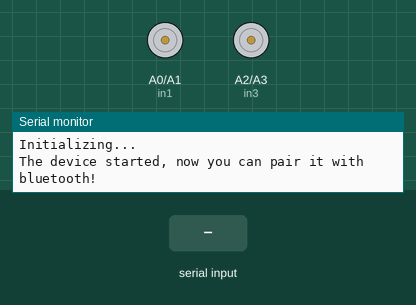
This sketch was run on a simulated Arduino Uno, built with avr-gcc and run on an emulated ATmega328P. Parts: motor-driver pin pairs drawn as motors (green arrow = first pin HIGH = forward, orange = second pin HIGH = backward, longer = more drive, scaled by the enable pin), the last lines printed to the serial monitor. The inputs (shaded band) are chosen by the test bench.

Above: at 1.2 s.
1.3 s: "F" received over the second serial link
At 2.5 s:
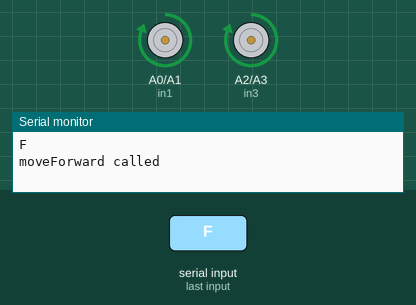
2.8 s: "B" received over the second serial link
At 3.6 s:
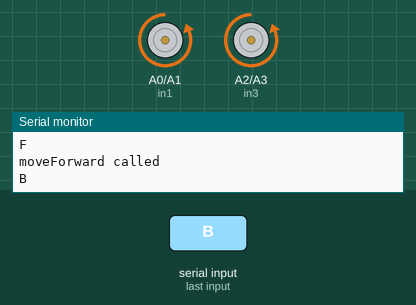
4.3 s: "L" received over the second serial link
At 4.8 s:
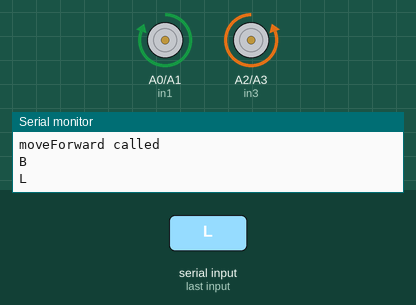
5.8 s: "R" received over the second serial link
At 7.1 s:
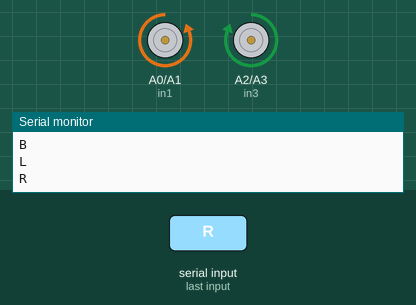
Timing chart, 0 to 8.3 s (numbered marks = the images above; inputs shaded):
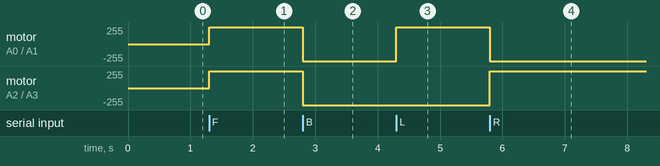

The sketch:

test-1.ino
```cpp
#include <SoftwareSerial.h>

// Bluetooth setup
#define rxPin 2 // RX pin for Bluetooth communication
#define txPin 3 // TX pin for Bluetooth communication
//Create software serial object to communicate with HC-05
SoftwareSerial mySerial(3, 2); //HC-05 Tx & Rx is connected to Arduino #3 & #2

// Motor control pins
int enA = 9;  // PWM pin for speed control of right motors
int in1 = A0; // Direction pin for right motor 1
int in2 = A1; // Direction pin for right motor 2
int enB = 10; // PWM pin for speed control of left motors
int in3 = A2; // Direction pin for left motor 1
int in4 = A3; // Direction pin for left motor 2

void setup() {
  // Set motor control pins as outputs
  pinMode(enA, OUTPUT);
  pinMode(enB, OUTPUT);
  pinMode(in1, OUTPUT);
  pinMode(in2, OUTPUT);
  pinMode(in3, OUTPUT);
  pinMode(in4, OUTPUT);

  // Set Bluetooth serial communication baud rate
  mySerial.begin(9600);
  Serial.begin(9600);

  Serial.println("Initializing...");
  Serial.println("The device started, now you can pair it with bluetooth!");
}

void loop() {
  if (mySerial.available()) {
    char command = mySerial.read();
    Serial.println(command); // For debugging purposes
    executeCommand(command);
  }
}

void executeCommand(char command) {
  switch (command) {
    case 'F': // Forward
      moveForward();
      break;
    case 'B': // Backward
      moveBackward();
      break;
    case 'L': // Turn left
      turnLeft();
      break;
    case 'R': // Turn right
      turnRight();
      break;
    case 'S': // Stop
      stopMotors();
      break;
  }
}

void moveForward() {
  // Right motors forward
  digitalWrite(in1, HIGH);
  digitalWrite(in2, LOW);
  // Left motors forward
  digitalWrite(in3, HIGH);
  digitalWrite(in4, LOW);
  analogWrite(enA, 255); // Speed control
  analogWrite(enB, 255); // Speed control
  Serial.println("moveForward called");
}

void moveBackward() {
  // Right motors backward
  digitalWrite(in1, LOW);
  digitalWrite(in2, HIGH);
  // Left motors backward
  digitalWrite(in3, LOW);
  digitalWrite(in4, HIGH);
  analogWrite(enA, 255); // Speed control
  analogWrite(enB, 255); // Speed control
}

void turnLeft() {
  // Right motors forward
  digitalWrite(in1, HIGH);
  digitalWrite(in2, LOW);
  // Left motors backward
  digitalWrite(in3, LOW);
  digitalWrite(in4, HIGH);
  analogWrite(enA, 255); // Speed control
  analogWrite(enB, 255); // Speed control
}

void turnRight() {
  // Right motors backward
  digitalWrite(in1, LOW);
  digitalWrite(in2, HIGH);
  // Left motors forward
  digitalWrite(in3, HIGH);
  digitalWrite(in4, LOW);
  analogWrite(enA, 255); // Speed control
  analogWrite(enB, 255); // Speed control
}

void stopMotors() {
  digitalWrite(in1, LOW);
  digitalWrite(in2, LOW);
  digitalWrite(in3, LOW);
  digitalWrite(in4, LOW);
  analogWrite(enA, 0); // Stop
  analogWrite(enB, 0); // Stop
}
```

Measured:
- after the input at 1.3 s, motor on A0 (in1) / A1 (in2), motor on A2 (in3) / A3 (in4): stopped → forward 255/255 at once
- after the input at 2.8 s, motor on A0 (in1) / A1 (in2), motor on A2 (in3) / A3 (in4): forward 255/255 → backward 255/255 at once
- after the input at 4.3 s, motor on A0 (in1) / A1 (in2): backward 255/255 → forward 255/255 at once
- after the input at 5.8 s, motor on A0 (in1) / A1 (in2): forward 255/255 → backward 255/255 at once; motor on A2 (in3) / A3 (in4): backward 255/255 → forward 255/255 at once
